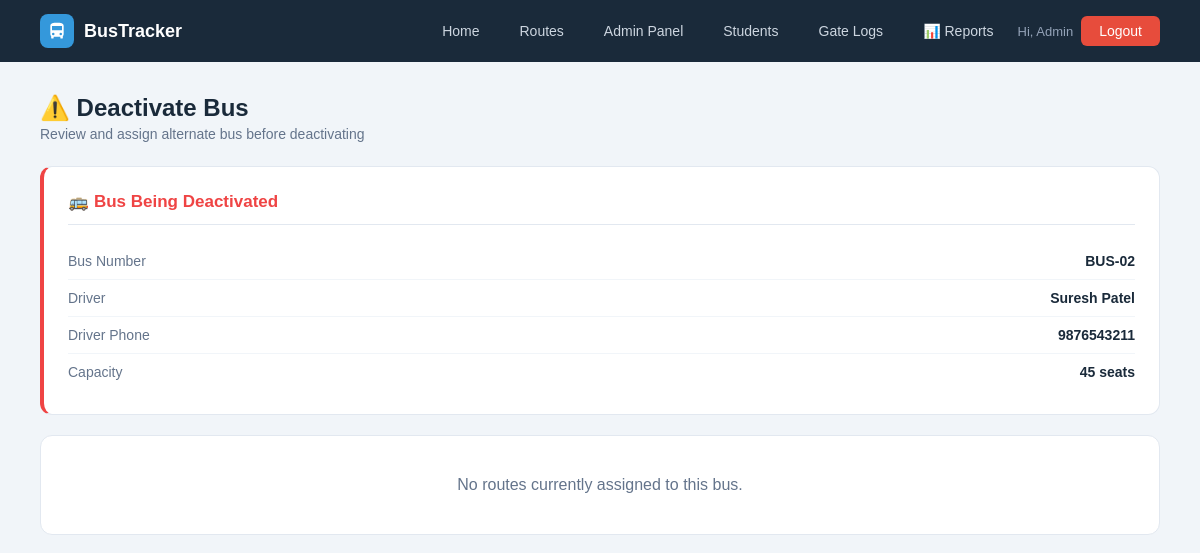
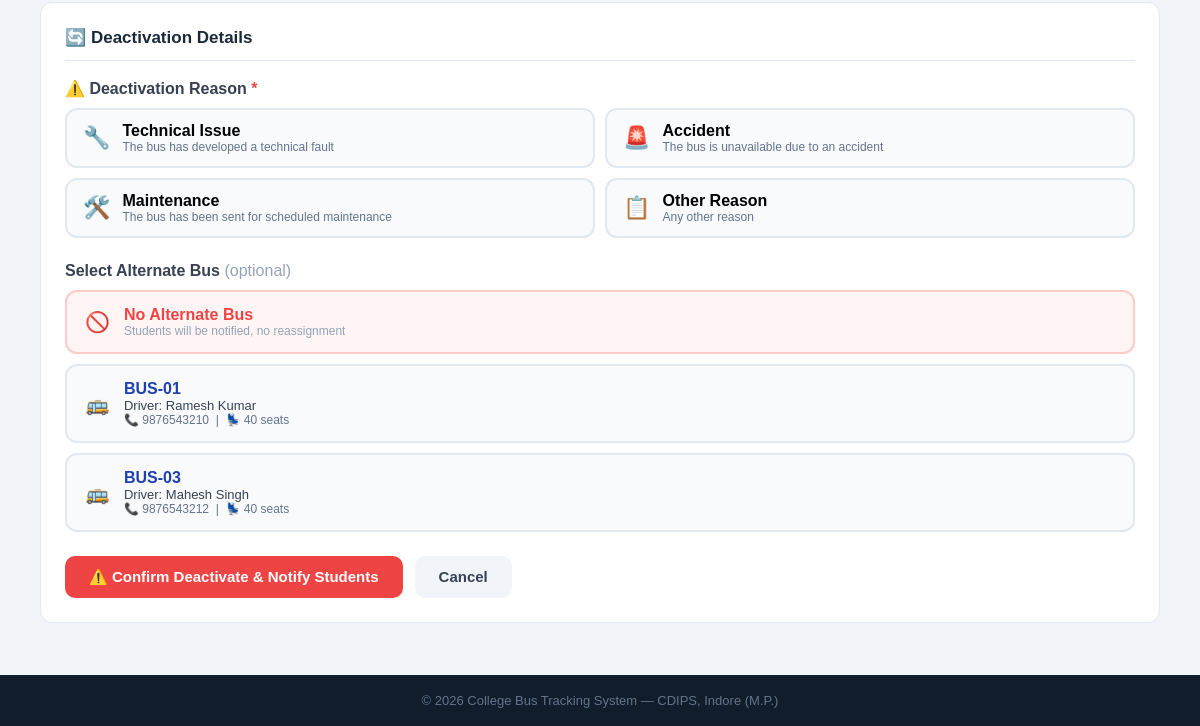
/admin/bus-status/5/inactive (signed in), run on an earlier commit of the app's database (2 pictures, top to bottom).
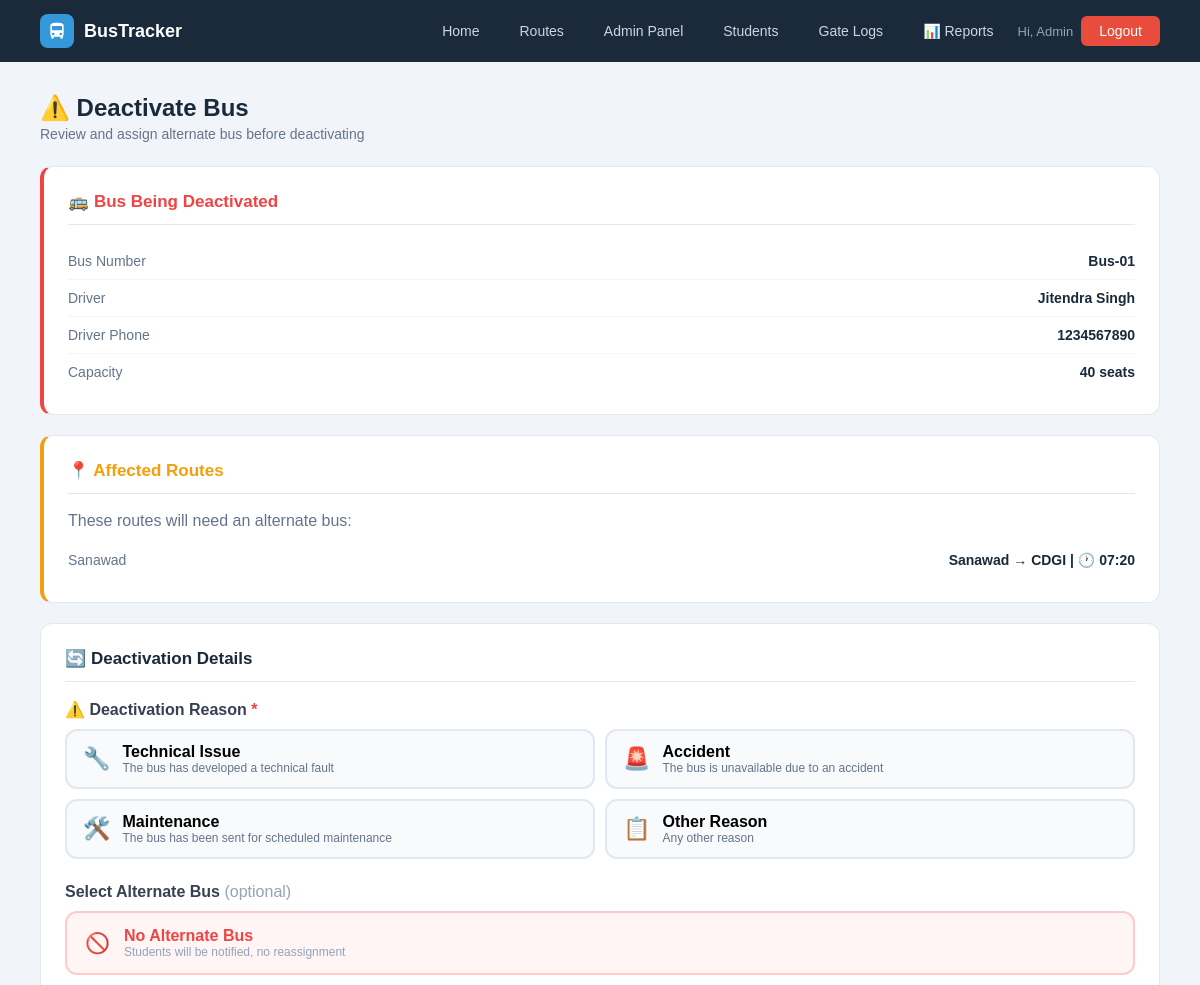
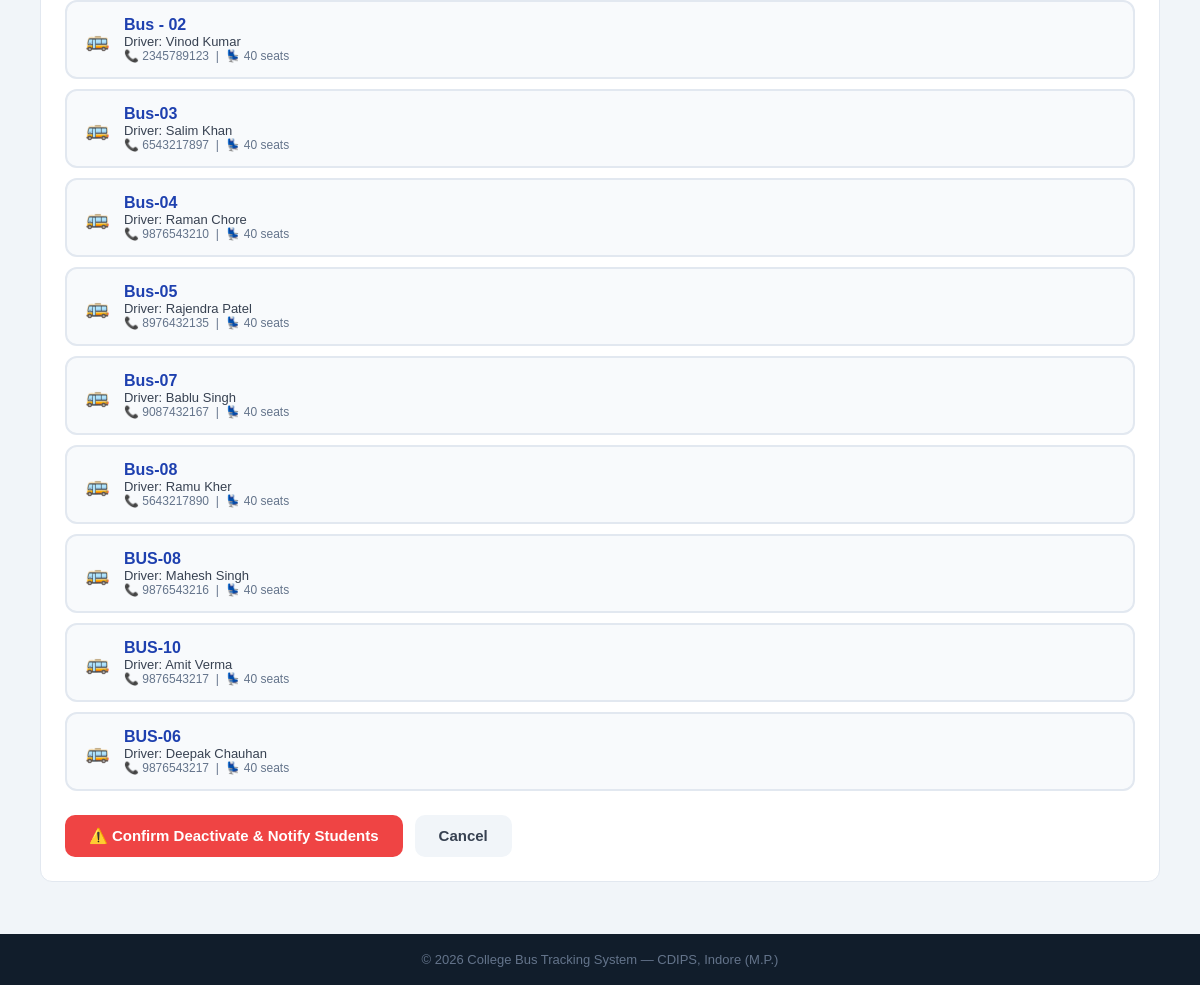
And on a later commit of the database (2 pictures, top to bottom).
### tables this page shows
CREATE TABLE buses (
        id INTEGER PRIMARY KEY AUTOINCREMENT,
        bus_number TEXT UNIQUE NOT NULL, driver_name TEXT NOT NULL,
        driver_phone TEXT, capacity INTEGER DEFAULT 40,
        status TEXT DEFAULT 'active',
        current_lat REAL DEFAULT 22.7196, current_lng REAL DEFAULT 75.8577, driver_address TEXT);

CREATE TABLE routes (
        id INTEGER PRIMARY KEY AUTOINCREMENT,
        route_name TEXT NOT NULL, bus_id INTEGER,
        start_point TEXT, end_point TEXT,
        departure_time TEXT, arrival_time TEXT, stops TEXT, original_bus_id INTEGER,
        FOREIGN KEY(bus_id) REFERENCES buses(id));

### app.py (the view, shortened to what this page needs)
@app.route('/admin/bus-status/<int:bid>/<status>', methods=['GET','POST'])
@admin_required
def bus_status(bid, status):
    db = get_db()
    bus = db.execute("SELECT * FROM buses WHERE id=?", (bid,)).fetchone()
    if not bus:
        flash('Bus not found.', 'error')
        db.close()
        return redirect(url_for('admin_dashboard'))
    if status == 'inactive':
        if request.method == 'GET':
            affected_routes = db.execute(
                "SELECT * FROM routes WHERE bus_id=?", (bid,)
            ).fetchall()
            active_buses = db.execute(
                "SELECT * FROM buses WHERE status='active' AND id!=?", (bid,)
            ).fetchall()
            db.close()
            return render_template(
                'deactivate_confirm.html',
                bus=bus,
                affected_routes=affected_routes,
                active_buses=active_buses
            )
    return redirect(url_for('admin_dashboard')+'#buses')

### app.py (called while the page is built, shortened)
def get_db():
    conn = sqlite3.connect(DB)
    conn.row_factory = sqlite3.Row
    return conn

def admin_required(f):
    @wraps(f)
    def dec(*a, **kw):
        if 'admin' not in session:
            flash('Admin access required.', 'error')
            return redirect(url_for('admin_login'))
        return f(*a, **kw)
    return dec

@app.context_processor
def inject_notifications():
    return dict(notifications=[], unread_count=0)

### templates/deactivate_confirm.html (shortened to what the changed rows need)
{% extends "base.html" %}
{% block content %}
<div class="page">
    <div class="page-header">
        <h1>⚠️ Deactivate Bus</h1>
    </div>
    <div class="panel" style="border-left: 4px solid #ef4444;">
        <h2 style="color:#ef4444;">🚌 Bus Being Deactivated</h2>
        <div class="info-row"><span class="key">Bus Number</span><span class="val"><b>{{ bus.bus_number }}</b></span></div>
        <div class="info-row"><span class="key">Driver</span><span class="val">{{ bus.driver_name }}</span></div>
        <div class="info-row"><span class="key">Driver Phone</span><span class="val">{{ bus.driver_phone or 'N/A' }}</span></div>
        <div class="info-row"><span class="key">Capacity</span><span class="val">{{ bus.capacity }} seats</span></div>
    </div>
    {% if affected_routes %}
    <div class="panel" style="border-left: 4px solid #f59e0b;">
        <h2 style="color:#f59e0b;">📍 Affected Routes</h2>
        <p style="color:#64748b;margin-bottom:12px;">These routes will need an alternate bus:</p>
        {% for r in affected_routes %}
        <div class="info-row">
            <span class="key">{{ r.route_name }}</span>
            <span class="val">{{ r.start_point }} → {{ r.end_point }} | 🕐 {{ r.departure_time }}</span>
        </div>
        {% endfor %}
    </div>
    {% else %}
    <div class="panel">
        <p style="color:#64748b;text-align:center;padding:16px;">No routes currently assigned to this bus.</p>
    </div>
    {% endif %}
    <div class="panel">
        <h2>🔄 Deactivation Details</h2>
        <form method="POST" action="{{ url_for('bus_status', bid=bus.id, status='inactive') }}">
            <div style="margin-bottom:20px;">
                {% if active_buses %}
                <div class="alt-bus-list">
                    {% for b in active_buses %}
                    <label class="alt-bus-option">
                        <div class="alt-bus-card">
                            <span style="font-size:20px">🚌</span>
                            <div>
                                <div style="font-weight:600;color:#1e40af;">{{ b.bus_number }}</div>
                                <div style="font-size:13px;color:#374151;">Driver: {{ b.driver_name }}</div>
                                <div style="font-size:12px;color:#64748b;">📞 {{ b.driver_phone or 'N/A' }} &nbsp;|&nbsp; 💺 {{ b.capacity }} seats</div>
                            </div>
                        </div>
                    </label>
                    {% endfor %}
                </div>
                {% else %}
                <div style="background:#fef2f2;border:1px solid #fecaca;border-radius:10px;padding:16px;color:#dc2626;">
                    ❌ No active buses available for alternate assignment.
                </div>
                {% endif %}
            </div>
        </form>
    </div>
</div>
{% endblock %}

What changed in the data, as far as the page shows it:
removed buses: bus_number "BUS-01", driver_name "Ramesh Kumar", driver_phone "9876543210", capacity "40"
changed buses: bus_number "BUS-02" → "Bus-01"; driver_name "Suresh Patel" → "Jitendra Singh"; driver_phone "9876543211" → "1234567890"; capacity "45" → "40"
added routes: route_name "Sanawad", start_point "Sanawad", end_point "CDGI", departure_time "07:20"
changed buses: bus_number "BUS-03" → "Bus - 02"; driver_name "Mahesh Singh" → "Vinod Kumar"; driver_phone "9876543212" → "2345789123"
added buses: bus_number "Bus-03", driver_name "Salim Khan", driver_phone "6543217897", capacity "40"
added buses: bus_number "Bus-04", driver_name "Raman Chore", driver_phone "9876543210", capacity "40"
added buses: bus_number "Bus-05", driver_name "Rajendra Patel", driver_phone "8976432135", capacity "40"
added buses: bus_number "Bus-07", driver_name "Bablu Singh", driver_phone "9087432167", capacity "40"
added buses: bus_number "Bus-08", driver_name "Ramu Kher", driver_phone "5643217890", capacity "40"
added buses: bus_number "BUS-08", driver_name "Mahesh Singh", driver_phone "9876543216", capacity "40"
added buses: bus_number "BUS-10", driver_name "Amit Verma", driver_phone "9876543217", capacity "40"
added buses: bus_number "BUS-06", driver_name "Deepak Chauhan", driver_phone "9876543217", capacity "40"
Also different on the page:
text no longer shown: "No routes currently assigned to this bus."
text now shown: "📍 Affected Routes These routes will need an alternate bus:"
